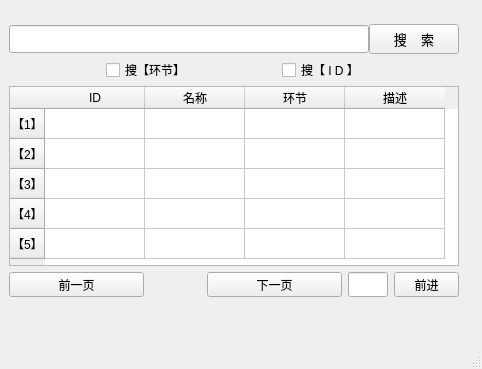
<?xml version="1.0" encoding="UTF-8"?>
<ui version="4.0">
 <class>ToolSearch</class>
 <widget class="QMainWindow" name="ToolSearch">
  <property name="geometry">
   <rect>
    <x>0</x>
    <y>0</y>
    <width>482</width>
    <height>369</height>
   </rect>
  </property>
  <property name="windowTitle">
   <string>ToolSearch</string>
  </property>
  <widget class="QWidget" name="centralwidget">
   <layout class="QFormLayout" name="formLayout">
    <item row="0" column="0">
     <layout class="QVBoxLayout" name="verticalLayout">
      <item>
       <layout class="QHBoxLayout" name="horizontalLayout_3">
        <property name="spacing">
         <number>0</number>
        </property>
        <item>
         <layout class="QHBoxLayout" name="horizontalLayout">
          <item>
           <widget class="QLineEdit" name="FW_searchKey">
            <property name="minimumSize">
             <size>
              <width>360</width>
              <height>28</height>
             </size>
            </property>
            <property name="maximumSize">
             <size>
              <width>360</width>
              <height>28</height>
             </size>
            </property>
           </widget>
          </item>
         </layout>
        </item>
        <item>
         <layout class="QHBoxLayout" name="horizontalLayout_2">
          <item>
           <widget class="QPushButton" name="FW_searchButton">
            <property name="minimumSize">
             <size>
              <width>90</width>
              <height>30</height>
             </size>
            </property>
            <property name="maximumSize">
             <size>
              <width>90</width>
              <height>30</height>
             </size>
            </property>
            <property name="font">
             <font>
              <pointsize>10</pointsize>
             </font>
            </property>
            <property name="text">
             <string>搜    索</string>
            </property>
           </widget>
          </item>
         </layout>
        </item>
       </layout>
      </item>
      <item>
       <layout class="QHBoxLayout" name="horizontalLayout_6">
        <property name="spacing">
         <number>0</number>
        </property>
        <item>
         <spacer name="horizontalSpacer">
          <property name="orientation">
           <enum>Qt::Horizontal</enum>
          </property>
          <property name="sizeHint" stdset="0">
           <size>
            <width>90</width>
            <height>10</height>
           </size>
          </property>
         </spacer>
        </item>
        <item>
         <layout class="QHBoxLayout" name="horizontalLayout_4">
          <item>
           <widget class="QCheckBox" name="FW_checkPart">
            <property name="minimumSize">
             <size>
              <width>80</width>
              <height>20</height>
             </size>
            </property>
            <property name="maximumSize">
             <size>
              <width>80</width>
              <height>20</height>
             </size>
            </property>
            <property name="text">
             <string>搜【环节】</string>
            </property>
           </widget>
          </item>
         </layout>
        </item>
        <item>
         <spacer name="horizontalSpacer_2">
          <property name="orientation">
           <enum>Qt::Horizontal</enum>
          </property>
          <property name="sizeHint" stdset="0">
           <size>
            <width>80</width>
            <height>10</height>
           </size>
          </property>
         </spacer>
        </item>
        <item>
         <layout class="QHBoxLayout" name="horizontalLayout_5">
          <item>
           <widget class="QCheckBox" name="FW_checkID">
            <property name="minimumSize">
             <size>
              <width>80</width>
              <height>20</height>
             </size>
            </property>
            <property name="maximumSize">
             <size>
              <width>80</width>
              <height>20</height>
             </size>
            </property>
            <property name="text">
             <string>搜【 I D 】</string>
            </property>
           </widget>
          </item>
         </layout>
        </item>
        <item>
         <spacer name="horizontalSpacer_3">
          <property name="orientation">
           <enum>Qt::Horizontal</enum>
          </property>
          <property name="sizeHint" stdset="0">
           <size>
            <width>90</width>
            <height>10</height>
           </size>
          </property>
         </spacer>
        </item>
       </layout>
      </item>
      <item>
       <layout class="QHBoxLayout" name="horizontalLayout_8">
        <item>
         <widget class="QTableWidget" name="FW_infoTable">
          <property name="enabled">
           <bool>true</bool>
          </property>
          <property name="minimumSize">
           <size>
            <width>450</width>
            <height>180</height>
           </size>
          </property>
          <property name="maximumSize">
           <size>
            <width>450</width>
            <height>180</height>
           </size>
          </property>
          <property name="horizontalScrollBarPolicy">
           <enum>Qt::ScrollBarAsNeeded</enum>
          </property>
          <attribute name="horizontalHeaderVisible">
           <bool>true</bool>
          </attribute>
          <row>
           <property name="text">
            <string>【1】</string>
           </property>
          </row>
          <row>
           <property name="text">
            <string>【2】</string>
           </property>
          </row>
          <row>
           <property name="text">
            <string>【3】</string>
           </property>
          </row>
          <row>
           <property name="text">
            <string>【4】</string>
           </property>
          </row>
          <row>
           <property name="text">
            <string>【5】</string>
           </property>
          </row>
          <column>
           <property name="text">
            <string>ID</string>
           </property>
          </column>
          <column>
           <property name="text">
            <string>名称</string>
           </property>
          </column>
          <column>
           <property name="text">
            <string>环节</string>
           </property>
          </column>
          <column>
           <property name="text">
            <string>描述</string>
           </property>
          </column>
         </widget>
        </item>
       </layout>
      </item>
      <item>
       <layout class="QHBoxLayout" name="horizontalLayout_9">
        <item>
         <widget class="QPushButton" name="FW_movePre">
          <property name="minimumSize">
           <size>
            <width>135</width>
            <height>25</height>
           </size>
          </property>
          <property name="maximumSize">
           <size>
            <width>135</width>
            <height>25</height>
           </size>
          </property>
          <property name="text">
           <string>前一页</string>
          </property>
         </widget>
        </item>
        <item>
         <spacer name="horizontalSpacer_4">
          <property name="orientation">
           <enum>Qt::Horizontal</enum>
          </property>
          <property name="sizeHint" stdset="0">
           <size>
            <width>20</width>
            <height>10</height>
           </size>
          </property>
         </spacer>
        </item>
        <item>
         <widget class="QPushButton" name="FW_movePos">
          <property name="minimumSize">
           <size>
            <width>135</width>
            <height>25</height>
           </size>
          </property>
          <property name="maximumSize">
           <size>
            <width>135</width>
            <height>25</height>
           </size>
          </property>
          <property name="text">
           <string>下一页</string>
          </property>
         </widget>
        </item>
        <item>
         <widget class="QLineEdit" name="FW_goInfo">
          <property name="minimumSize">
           <size>
            <width>40</width>
            <height>25</height>
           </size>
          </property>
          <property name="maximumSize">
           <size>
            <width>40</width>
            <height>25</height>
           </size>
          </property>
         </widget>
        </item>
        <item>
         <widget class="QPushButton" name="FW_gotoInfo">
          <property name="minimumSize">
           <size>
            <width>65</width>
            <height>25</height>
           </size>
          </property>
          <property name="maximumSize">
           <size>
            <width>65</width>
            <height>25</height>
           </size>
          </property>
          <property name="text">
           <string>前进</string>
          </property>
         </widget>
        </item>
       </layout>
      </item>
      <item>
       <layout class="QHBoxLayout" name="horizontalLayout_10">
        <item>
         <widget class="QLabel" name="FW_infoPrint">
          <property name="minimumSize">
           <size>
            <width>400</width>
            <height>20</height>
           </size>
          </property>
          <property name="maximumSize">
           <size>
            <width>400</width>
            <height>20</height>
           </size>
          </property>
          <property name="text">
           <string/>
          </property>
         </widget>
        </item>
       </layout>
      </item>
     </layout>
    </item>
   </layout>
  </widget>
  <widget class="QMenuBar" name="menubar">
   <property name="geometry">
    <rect>
     <x>0</x>
     <y>0</y>
     <width>482</width>
     <height>18</height>
    </rect>
   </property>
  </widget>
  <widget class="QStatusBar" name="statusbar"/>
 </widget>
 <resources/>
 <connections/>
</ui>
